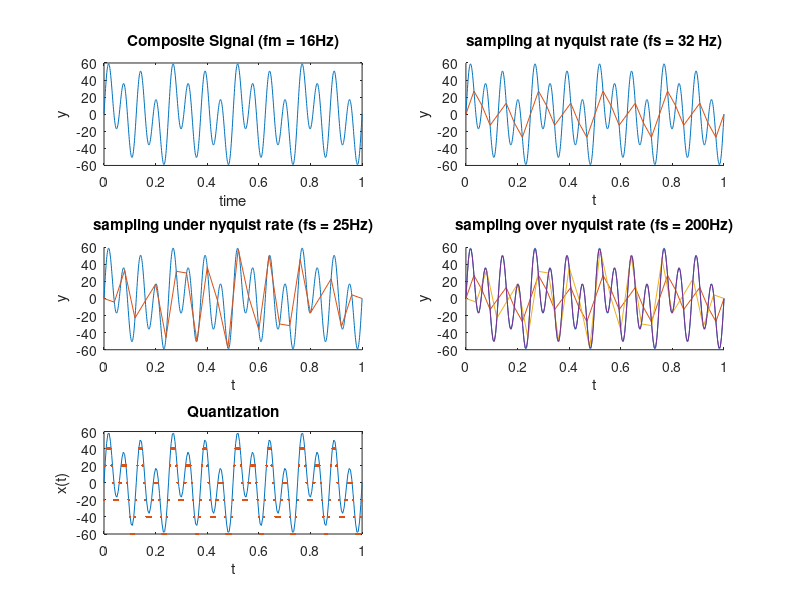

This chart was generated by the following MATLAB code:
clc; clear all; close all;
t0 = 0 : 0.001 : 1;
A1 = 10;
A2 = 20;
A3 = 40;

f1 = 4;
f2 = 8;
f3 = 16; % fm = 16 Hz
%Original signal
y0 = A1 * sin(2 * pi * f1 * t0) + A2 * sin(2 * pi * f2 * t0) + A3 * sin(2 * pi * f3 * t0);
subplot(3,2,1);
plot(t0, y0);
xlabel('time');
ylabel('y');
title('Composite Signal (fm = 16Hz)');

%After sampling of the original signal at nyquist rate
fs = 32; %nyquist rate fs = 2*fm (here fm = 16)
ts = 1/fs; %nyquist interval 1 / fs
t1 = 0:ts:1;
y1 = A1 * sin(2 * pi * f1 * t1) + A2 * sin(2 * pi * f2 * t1) + A3 * sin(2 * pi * f3 * t1);
subplot(3,2,2);
hold on;
plot(t0, y0, t1, y1);
xlabel('t');
ylabel('y');
title('sampling at nyquist rate (fs = 32 Hz)')

%sampling under nyquist rate fs < 2fm && fs > fm
fs = 25; %nyquist rate fs = 2*fm (here fm = 32)
ts = 1/fs;
t2 = 0:ts:1;
y2 = A1 * sin(2 * pi * f1 * t2) + A2 * sin(2 * pi * f2 * t2) + A3 * sin(2 * pi * f3 * t2);
subplot(3,2,3);
hold on;
plot(t0, y0, t2, y2);
xlabel('t');
ylabel('y');
title('sampling under nyquist rate (fs = 25Hz)')

%sampling over nyquist rate fs > 2fm
fs = 200; %nyquist rate fs = 2*fm (here fm = 32)
ts = 1/fs;
t3 = 0:ts:1;
y3 = A1 * sin(2 * pi * f1 * t3) + A2 * sin(2 * pi * f2 * t3) + A3 * sin(2 * pi * f3 * t3);
subplot(3,2,4);
hold on;
plot(t0, y0, t1, y1, t2, y2, t3, y3);
xlabel('t');
ylabel('y');
title('sampling over nyquist rate (fs = 200Hz)');

%Quantization of the discrete signal
% Times at which to sample the sine function
sig = y3; % Original signal, a sine wave
partition = -100:20:100; % Length 11, to represent 12 intervals
codebook = -120:20:100; % Length 12, one entry for each interval
[index,quants] = quantiz(sig,partition,codebook); % Quantize.
subplot(3,2,5);
plot(t3,sig,t3,quants,'.');
title('Quantization')
xlabel('t')
ylabel('x(t)')